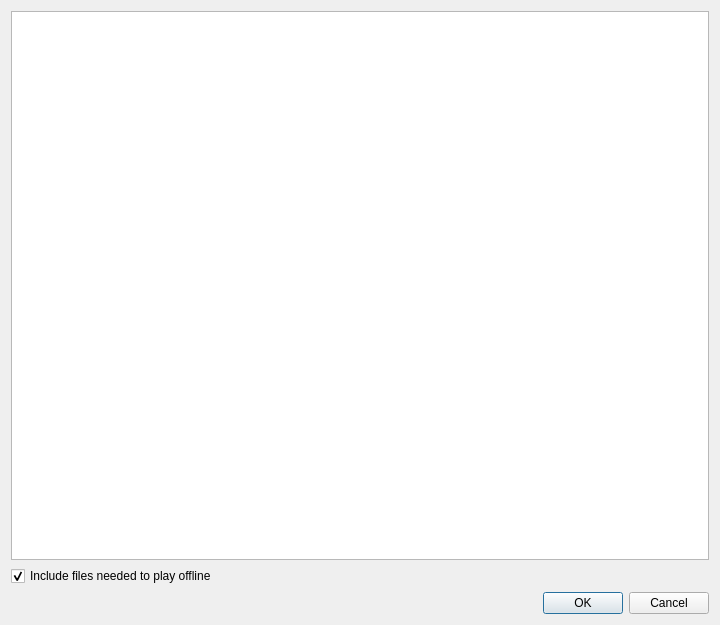
<?xml version="1.0" encoding="UTF-8"?>
<ui version="4.0">
 <class>ExportInstanceDialog</class>
 <widget class="QDialog" name="ExportInstanceDialog">
  <property name="geometry">
   <rect>
    <x>0</x>
    <y>0</y>
    <width>720</width>
    <height>625</height>
   </rect>
  </property>
  <property name="windowTitle">
   <string>Export Instance</string>
  </property>
  <layout class="QVBoxLayout" name="verticalLayout">
   <item>
    <widget class="QTreeView" name="treeView">
     <property name="alternatingRowColors">
      <bool>true</bool>
     </property>
     <property name="selectionMode">
      <enum>QAbstractItemView::ExtendedSelection</enum>
     </property>
     <property name="sortingEnabled">
      <bool>true</bool>
     </property>
     <attribute name="headerStretchLastSection">
      <bool>false</bool>
     </attribute>
    </widget>
   </item>
   <item>
    <widget class="QCheckBox" name="includeOfflineFilesCheckBox">
     <property name="toolTip">
      <string>Copies the libraries, assets, metadata, and launcher-managed Java runtime used by this instance into the archive. This can make the archive much larger. The files match this computer's operating system and architecture.</string>
     </property>
     <property name="text">
      <string>Include files needed to play offline</string>
     </property>
     <property name="checked">
      <bool>true</bool>
     </property>
    </widget>
   </item>
   <item>
    <widget class="QDialogButtonBox" name="buttonBox">
     <property name="orientation">
      <enum>Qt::Horizontal</enum>
     </property>
     <property name="standardButtons">
      <set>QDialogButtonBox::Cancel|QDialogButtonBox::Ok</set>
     </property>
    </widget>
   </item>
  </layout>
 </widget>
 <tabstops>
  <tabstop>treeView</tabstop>
 </tabstops>
 <resources/>
 <connections>
  <connection>
   <sender>buttonBox</sender>
   <signal>accepted()</signal>
   <receiver>ExportInstanceDialog</receiver>
   <slot>accept()</slot>
   <hints>
    <hint type="sourcelabel">
     <x>248</x>
     <y>254</y>
    </hint>
    <hint type="destinationlabel">
     <x>157</x>
     <y>274</y>
    </hint>
   </hints>
  </connection>
  <connection>
   <sender>buttonBox</sender>
   <signal>rejected()</signal>
   <receiver>ExportInstanceDialog</receiver>
   <slot>reject()</slot>
   <hints>
    <hint type="sourcelabel">
     <x>316</x>
     <y>260</y>
    </hint>
    <hint type="destinationlabel">
     <x>286</x>
     <y>274</y>
    </hint>
   </hints>
  </connection>
 </connections>
</ui>
